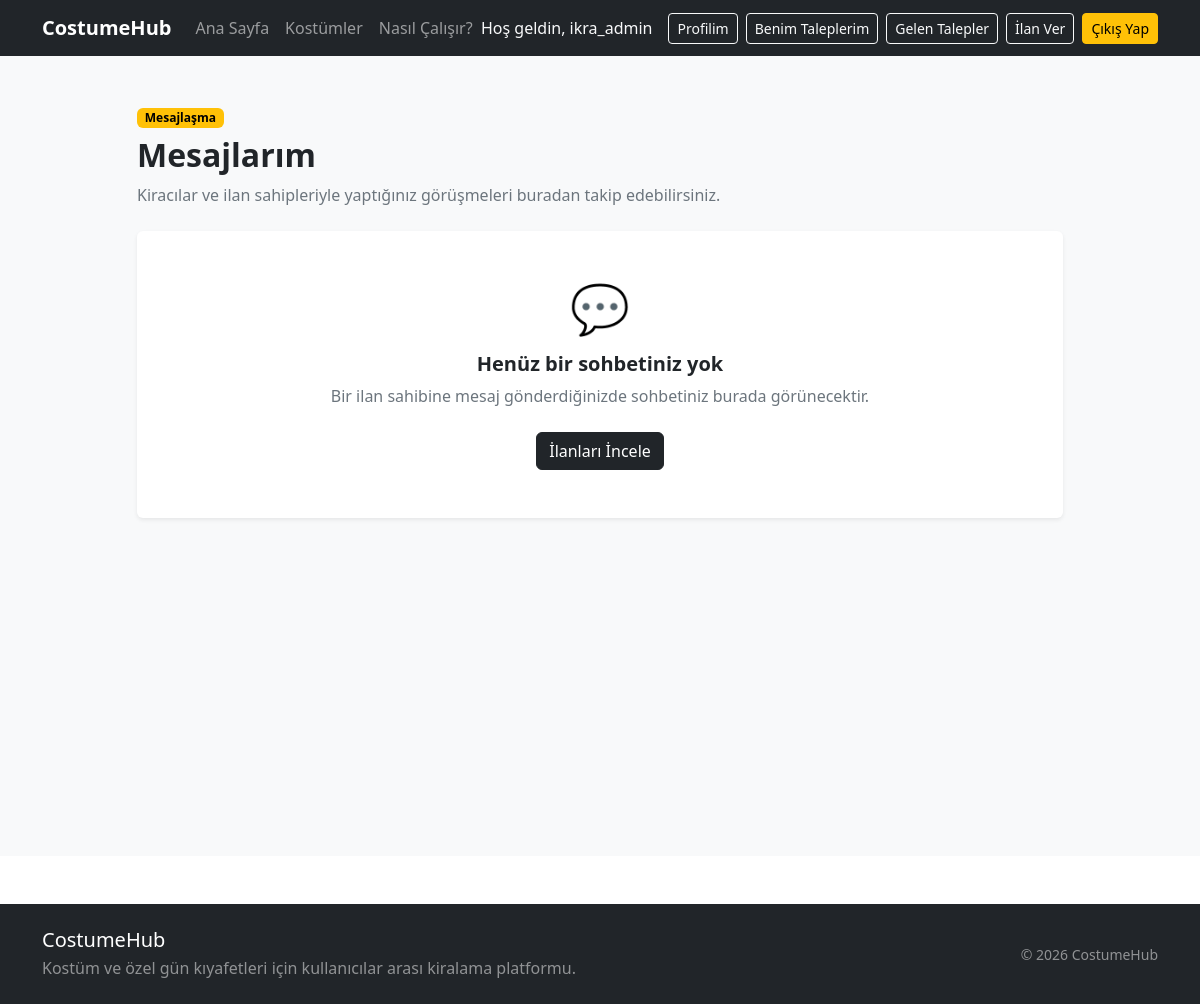
The page /mesajlar/ (signed in) on the database as committed earlier.
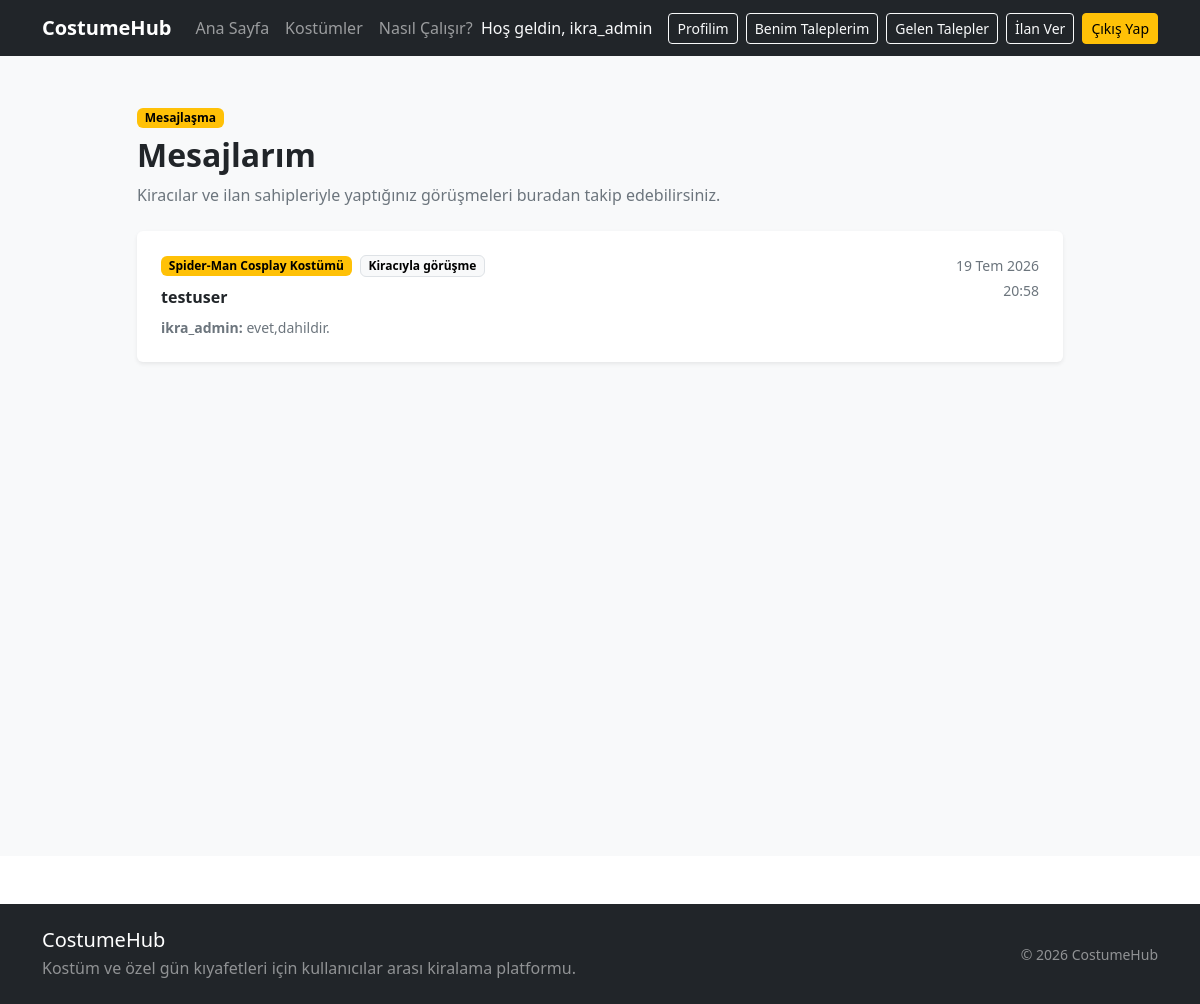
The same page on the database as committed later.
### conversations/models.py (models this page shows, shortened)
class Sohbet(models.Model):
    ilan = models.ForeignKey(
        Ilan,
        on_delete=models.CASCADE,
        related_name="sohbetler",
    )
    kiraci = models.ForeignKey(
        settings.AUTH_USER_MODEL,
        on_delete=models.CASCADE,
        related_name="kiraci_sohbetleri",
    )
    ilan_sahibi = models.ForeignKey(
        settings.AUTH_USER_MODEL,
        on_delete=models.CASCADE,
        related_name="ilan_sahibi_sohbetleri",
    )
    olusturulma_tarihi = models.DateTimeField(
        auto_now_add=True,
    )
    guncellenme_tarihi = models.DateTimeField(
        auto_now=True,
    )
    class Meta:
        ordering = [
            "-guncellenme_tarihi",
        ]
        constraints = [
            models.UniqueConstraint(
                fields=[
                    "ilan",
                    "kiraci",
                ],
                name="benzersiz_ilan_kiraci_sohbeti",
            ),
        ]
        verbose_name = "Sohbet"
        verbose_name_plural = "Sohbetler"

class Mesaj(models.Model):
    sohbet = models.ForeignKey(
        Sohbet,
        on_delete=models.CASCADE,
        related_name="mesajlar",
    )
    gonderen = models.ForeignKey(
        settings.AUTH_USER_MODEL,
        on_delete=models.CASCADE,
        related_name="gonderilen_mesajlar",
    )
    icerik = models.TextField(
        max_length=1000,
    )
    okundu_mu = models.BooleanField(
        default=False,
    )
    olusturulma_tarihi = models.DateTimeField(
        auto_now_add=True,
    )
    class Meta:
        ordering = [
            "olusturulma_tarihi",
        ]
        verbose_name = "Mesaj"
        verbose_name_plural = "Mesajlar"

### products/models.py (models this page shows, shortened)
class Ilan(models.Model):
    BEDEN_SECENEKLERI = [
        ("XS", "XS"),
        ("S", "S"),
        ("M", "M"),
        ("L", "L"),
        ("XL", "XL"),
        ("XXL", "XXL"),
        ("STANDART", "Standart"),
    ]
    DURUM_SECENEKLERI = [
        ("TASLAK", "Taslak"),
        ("YAYINDA", "Yayında"),
        ("PASIF", "Pasif"),
    ]
    ilan_sahibi = models.ForeignKey(
        settings.AUTH_USER_MODEL,
        on_delete=models.CASCADE,
        related_name="ilanlar",
        verbose_name="İlan sahibi",
    )
    kategori = models.ForeignKey(
        Kategori,
        on_delete=models.PROTECT,
        related_name="ilanlar",
        verbose_name="Kategori",
    )
    baslik = models.CharField(
        max_length=150,
        verbose_name="İlan başlığı",
    )
    aciklama = models.TextField(
        max_length=2000,
        verbose_name="Açıklama",
    )
    fotograf = models.ImageField(
    upload_to="ilanlar/",
    blank=True,
    null=True,
    verbose_name="İlan fotoğrafı",
)
    beden = models.CharField(
        max_length=20,
        choices=BEDEN_SECENEKLERI,
        verbose_name="Beden",
    )
    renk = models.CharField(
        max_length=50,
        verbose_name="Renk",
    )
    gunluk_fiyat = models.DecimalField(
        max_digits=10,
        decimal_places=2,
        verbose_name="Günlük kiralama ücreti",
    )
    depozito = models.DecimalField(
        max_digits=10,
        decimal_places=2,
        default=0,
        verbose_name="Depozito",
    )
    sehir = models.CharField(
        max_length=50,
        verbose_name="Şehir",
    )
    durum = models.CharField(
        max_length=20,
        choices=DURUM_SECENEKLERI,
        default="YAYINDA",
        verbose_name="İlan durumu",
    )
    mevcut_mu = models.BooleanField(
        default=True,
        verbose_name="Kiralamaya uygun mu?",
    )
    olusturulma_tarihi = models.DateTimeField(
        auto_now_add=True,
    )
    guncellenme_tarihi = models.DateTimeField(
        auto_now=True,
    )
    class Meta:
        verbose_name = "İlan"
        verbose_name_plural = "İlanlar"
        ordering = ["-olusturulma_tarihi"]

### conversations/views.py (the view)
@login_required
def sohbet_listesi(request):
    sohbetler = (
        Sohbet.objects.filter(
            Q(kiraci=request.user)
            | Q(ilan_sahibi=request.user)
        )
        .select_related(
            "ilan",
            "kiraci",
            "ilan_sahibi",
        )
        .prefetch_related(
            "mesajlar",
        )
        .distinct()
    )
    return render(
        request,
        "conversations/sohbet_listesi.html",
        {
            "sohbetler": sohbetler,
        },
    )

### templates/conversations/sohbet_listesi.html (shortened to what the changed rows need)
{% extends "base.html" %}
{% block content %}
<section class="py-5 bg-light min-vh-100">
    <div class="container">
        <div class="row justify-content-center">
            <div class="col-lg-10">
                <div class="mb-4">
                    <h1 class="h2 fw-bold mb-2">
                        Mesajlarım
                    </h1>
                </div>
                {% if sohbetler %}
                    <div class="row g-3">
                        {% for sohbet in sohbetler %}
                            <div class="col-12">
                                <a
                                    href="{% url 'conversations:sohbet_detay' sohbet.id %}"
                                    class="text-decoration-none text-dark"
                                >
                                    <div
                                        class="card border-0 shadow-sm
                                               h-100"
                                    >
                                        <div class="card-body p-4">
                                            <div
                                                class="d-flex
                                                       justify-content-between
                                                       align-items-start
                                                       gap-3"
                                            >
                                                <div class="flex-grow-1">
                                                    <div
                                                        class="d-flex
                                                               flex-wrap
                                                               align-items-center
                                                               gap-2 mb-2"
                                                    >
                                                        <span
                                                            class="badge
                                                                   text-bg-warning"
                                                        >
                                                            {{ sohbet.ilan.baslik }}
                                                        </span>
                                                        {% if request.user == sohbet.kiraci %}
                                                            <span
                                                                class="badge
                                                                       text-bg-light
                                                                       border"
                                                            >
                                                                İlan sahibiyle görüşme
                                                            </span>
                                                        {% else %}
                                                            <span
                                                                class="badge
                                                                       text-bg-light
                                                                       border"
                                                            >
                                                                Kiracıyla görüşme
                                                            </span>
                                                        {% endif %}
                                                    </div>
                                                    {% if request.user == sohbet.kiraci %}
                                                        <div
                                                            class="fw-semibold"
                                                        >
                                                            {{ sohbet.ilan_sahibi.username }}
                                                        </div>
                                                    {% else %}
                                                        <div
                                                            class="fw-semibold"
                                                        >
                                                            {{ sohbet.kiraci.username }}
                                                        </div>
                                                    {% endif %}
                                                    <div
                                                        class="text-secondary
                                                               small mt-2"
                                                    >
                                                        {% with son_mesaj=sohbet.mesajlar.last %}
                                                            {% if son_mesaj %}
                                                                <strong>
                                                                    {{ son_mesaj.gonderen.username }}:
                                                                </strong>
                                                                {{ son_mesaj.icerik|truncatechars:90 }}
                                                            {% else %}
                                                                Henüz mesaj gönderilmedi.
                                                            {% endif %}
                                                        {% endwith %}
                                                    </div>
                                                </div>
                                                <div
                                                    class="text-end
                                                           flex-shrink-0"
                                                >
                                                    <div
                                                        class="small
                                                               text-secondary"
                                                    >
                                                        {{ sohbet.guncellenme_tarihi|date:"d M Y" }}
                                                    </div>
                                                    <div
                                                        class="small
                                                               text-secondary mt-1"
                                                    >
                                                        {{ sohbet.guncellenme_tarihi|time:"H:i" }}
                                                    </div>
                                                </div>
                                            </div>
                                        </div>
                                    </div>
                                </a>
                            </div>
                        {% endfor %}
                    </div>
                {% else %}
                    <div class="card border-0 shadow-sm">
                        <div
                            class="card-body p-5 text-center"
                        >
                            <div class="display-5 mb-3">
                                💬
                            </div>
                            <h2 class="h5 fw-bold">
                                Henüz bir sohbetiniz yok
                            </h2>
                            <p class="text-secondary mb-4">
                                Bir ilan sahibine mesaj gönderdiğinizde
                                sohbetiniz burada görünecektir.
                            </p>
                            <a
                                href="{% url 'products:ilan_listesi' %}"
                                class="btn btn-dark"
                            >
                                İlanları İncele
                            </a>
                        </div>
                    </div>
                {% endif %}
            </div>
        </div>
    </div>
</section>
{% endblock %}

Rows that differ between the two databases and show on the page:
added Sohbet: ilan.baslik "Spider-Man Cosplay Kostümü", shows "Kiracıyla görüşme", kiraci.username "testuser", mesajlar.last.gonderen.username "ikra_admin", mesajlar.last.icerik "evet,dahildir.", guncellenme_tarihi "19 Tem 2026", guncellenme_tarihi "20:58"
Other text that changed with them:
text no longer shown: "💬 Henüz bir sohbetiniz yok Bir ilan sahibine mesaj gönderdiğinizde sohbetiniz burada görünecektir. İlanları İncele"
